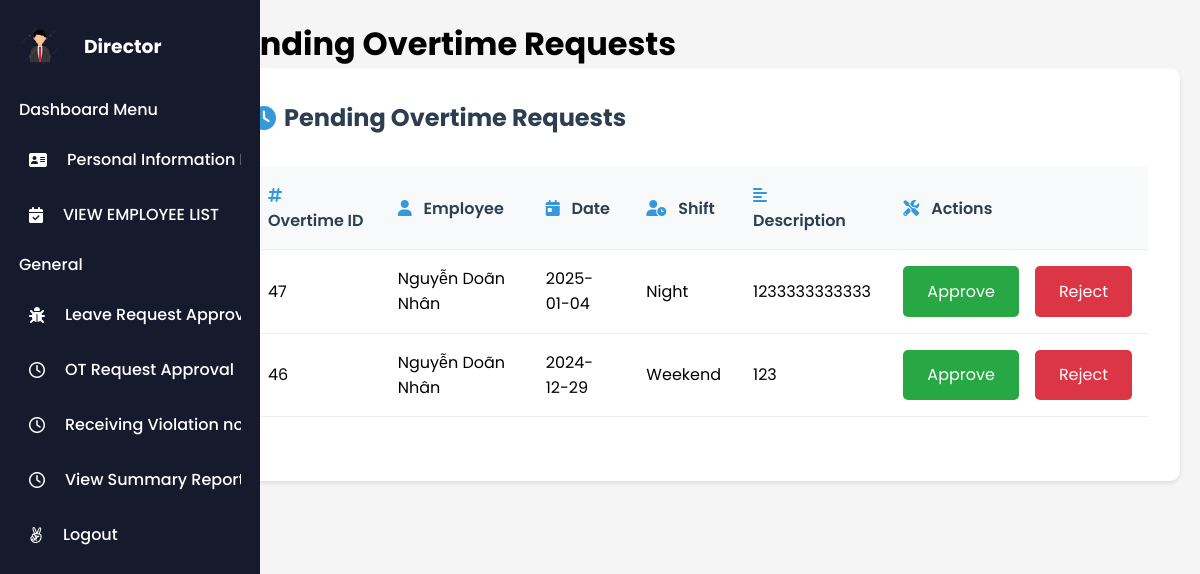
Before: /index.php?action=viewAllPendingOTRequests (signed in) with the older database file.
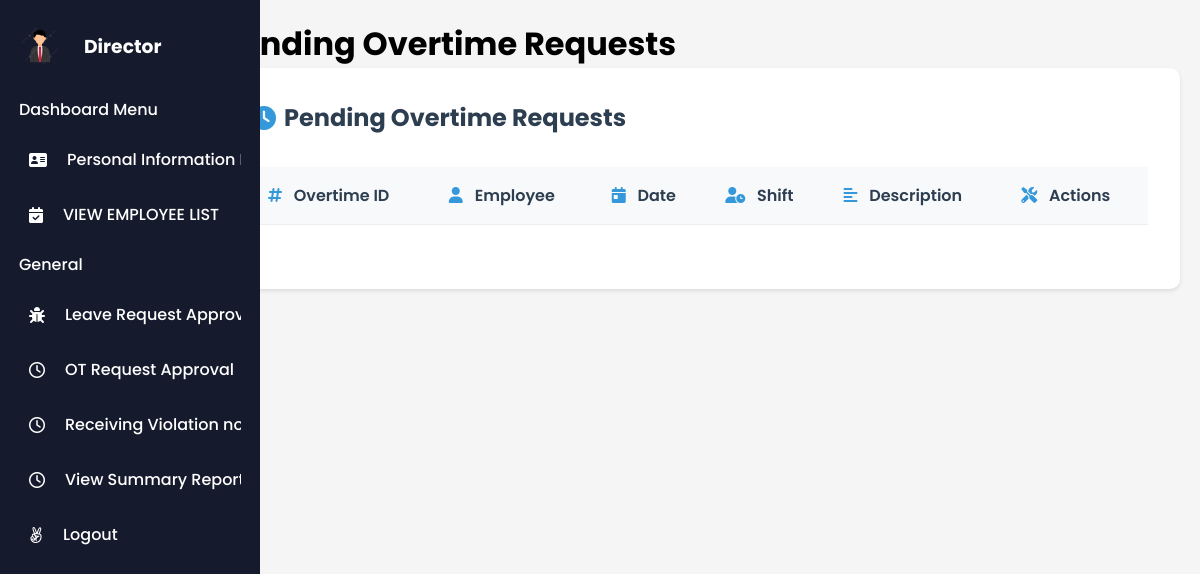
After: the same page with the newer database file.
### tables this page shows
CREATE TABLE `ot` (
  `overtimeID` int(11) NOT NULL,
  `employeeID` int(11) NOT NULL,
  `date` date NOT NULL,
  `shift` enum('Weekend','Night','Holiday') NOT NULL,
  `time` decimal(5,2) DEFAULT NULL,
  `description` varchar(255) DEFAULT NULL,
  `status` enum('Pending','Approved','Rejected') NOT NULL DEFAULT 'Pending'
);

CREATE TABLE `employee` (
  `EmployeeID` int(11) NOT NULL,
  `Username` varchar(50) NOT NULL,
  `Password` varchar(100) NOT NULL,
  `FirstName` varchar(50) DEFAULT NULL,
  `LastName` varchar(50) DEFAULT NULL,
  `DateOfBirth` date DEFAULT NULL,
  `Gender` enum('male','female','other') DEFAULT NULL,
  `IdentityNumber` varchar(20) DEFAULT NULL,
  `IdentityIssuedDate` date DEFAULT NULL,
  `IdentityIssuedPlace` varchar(100) DEFAULT NULL,
  `Email` varchar(100) DEFAULT NULL,
  `PhoneNumber` varchar(20) DEFAULT NULL,
  `MaritalStatus` enum('Có gia đình','Độc thân') DEFAULT NULL,
  `Hometown` varchar(100) DEFAULT NULL,
  `PlaceOfBirth` varchar(100) DEFAULT NULL,
  `Nationality` varchar(50) DEFAULT NULL,
  `Role` enum('giam doc','nhan vien','ke toan','admin') DEFAULT NULL,
  `BaseSalary` decimal(15,2) NOT NULL DEFAULT 0.00
);

### controllers/OTController.php (called while the page is built, shortened)
<?php
require_once 'models/OvertimeModel.php';
class OTController {
    private $overtimeModel;
    public function __construct($db) {
        $this->overtimeModel = new OvertimeModel($db);
    }
    public function viewPendingRequests() {
        $requests = $this->overtimeModel->getPendingRequests();
        require 'views/pending_requests.php';
    }
}
?>

### models/OvertimeModel.php (called while the page is built, shortened)
<?php
class OvertimeModel {
    private $pdo;
    public function __construct($pdo) {
        $this->pdo = $pdo;
    }
    public function getPendingRequests() {
        $query = "SELECT ot.*, e.FirstName, e.LastName
                  FROM ot
                  JOIN employee e ON ot.employeeID = e.EmployeeID
                  WHERE ot.status = 'Pending'
                  ORDER BY ot.date DESC";
        $stmt = $this->pdo->prepare($query);
        $stmt->execute();
        return $stmt->fetchAll(PDO::FETCH_ASSOC);
    }
}
?>

### views/pending_requests.php (the view, shortened to what this page needs)
<!DOCTYPE html>
<html lang="en">
<head>
    <link rel="stylesheet" href="assets/css/viewPendingOTRequests.css" />
    <link
      rel="stylesheet"
      href="https://cdnjs.cloudflare.com/ajax/libs/font-awesome/6.0.0-beta3/css/all.min.css"
    />
</head>
<body>
    <?php include 'views/layouts/sidebar_director.php'; ?>
    <div class="main-content">
        <h1>Pending Overtime Requests</h1>
        <div class="overtime-records-container">
            <div class="records-header">
                <h2><i class="fas fa-clock"></i> Pending Overtime Requests</h2>
            </div>
            <div class="records-table">
                <table id="overtimeTable">
                    <thead>
                        <tr>
                            <th><i class="fas fa-hashtag"></i> Overtime ID</th>
                            <th><i class="fas fa-user"></i> Employee</th>
                            <th><i class="fas fa-calendar-day"></i> Date</th>
                            <th><i class="fas fa-user-clock"></i> Shift</th>
                            <th><i class="fas fa-align-left"></i> Description</th>
                            <th><i class="fas fa-tools"></i> Actions</th>
                        </tr>
                    </thead>
                    <tbody>
                        <?php foreach ($requests as $request): ?>
                            <tr>
                                <td><?= $request['overtimeID'] ?></td>
                                <td><?= $request['FirstName'] . ' ' . $request['LastName'] ?></td>
                                <td><?= $request['date'] ?></td>
                                <td><?= $request['shift'] ?></td>
                                <td><?= $request['description'] ?></td>
                                <td>
                                    <div class="header-actions">
                                        <form action="index.php?action=approveRequest" method="POST" style="display: inline-block;">
                                            <button class="new-request-button" type="submit">Approve</button>
                                        </form>
                                        <form action="index.php?action=rejectRequest" method="POST" style="display: inline-block;">
                                            <button class="export-button" type="submit">Reject</button>
                                        </form>
                                    </div>
                                </td>
                            </tr>
                        <?php endforeach; ?>
                    </tbody>
                </table>
            </div>
        </div>
    </div>
</body>
</html>

Changed rows visible on the page:
removed ot: overtimeID "47", employee.FirstName "Nguyễn Doãn", employee.LastName "Nhân", date "2025-01-04", shift "Night", description "1233333333333"
removed ot: overtimeID "46", employee.FirstName "Nguyễn Doãn", employee.LastName "Nhân", date "2024-12-29", shift "Weekend", description "123"
